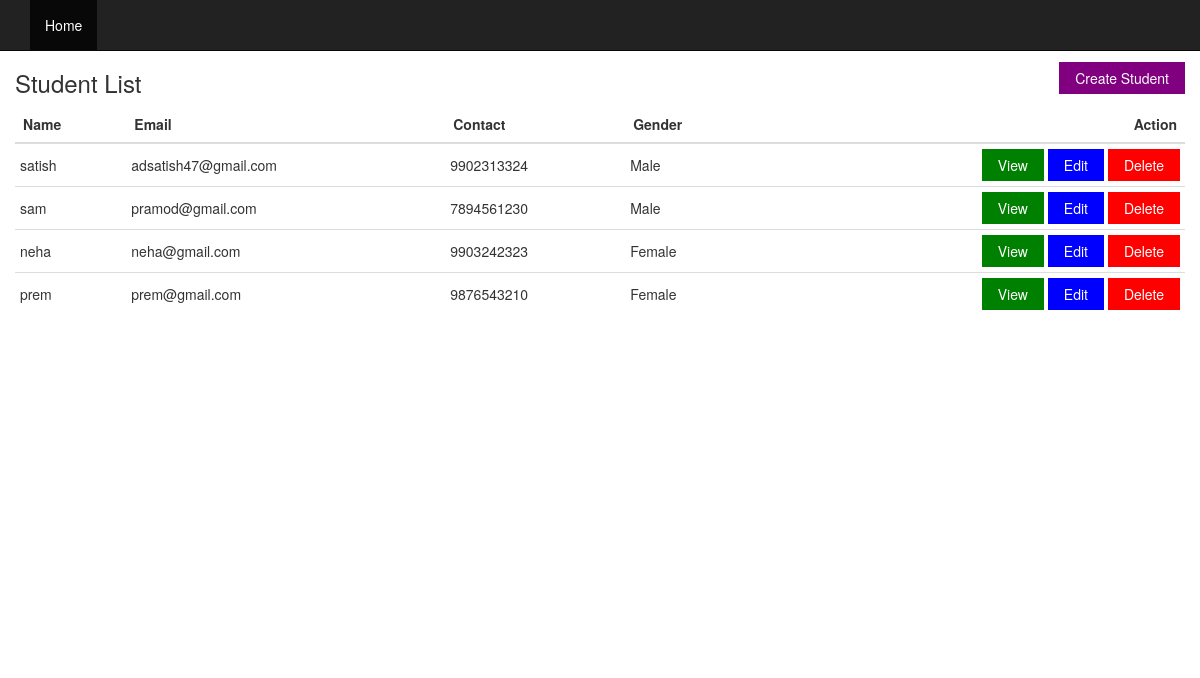
The page / on the database its author committed.
### tables this page shows
CREATE TABLE `students` (
  `student_id` int(11) NOT NULL,
  `student_name` varchar(100) NOT NULL,
  `email_address` varchar(100) NOT NULL,
  `contact` varchar(30) NOT NULL,
  `gender` varchar(15) NOT NULL,
  `country` varchar(50) NOT NULL,
  `datetime` datetime NOT NULL DEFAULT current_timestamp()
);

### class/student.php (called while the page is built, shortened)
<?php
class Student
{
    private $conn;
    function __construct() {
    $servername = "localhost";
    $dbname = "crud";
    $username = "root";
    $password = "";
    $conn = new mysqli($servername, $username, $password, $dbname);
      if ($conn->connect_error) {
        die("Connection failed: " . $conn->connect_error);
       }else{
        $this->conn=$conn;
       }
    }
    public function student_list(){
       $sql = "SELECT * FROM students ORDER BY student_id asc ";
       $result=  $this->conn->query($sql);
       return $result;
    }
}
?>

### index.php (the view, shortened to what this page needs)
<?php
include 'header.php';
$student_list = $student_obj->student_list();
?>
<div class="container " >
    <div class="row content">
        <a  href="create-student-info.php"  class="button button-purple mt-12 pull-right">Create Student</a>
        <h3>Student List</h3>
        <table class=" table  table-dark">
            <thead class="thead-dark">
                <tr>
                    <th >Name</th>
                    <th>Email</th>
                    <th>Contact</th>
                    <th>Gender</th>
                    <th class="text-right">Action</th>
                </tr>
            </thead>
            <tbody>
<?php
if ($student_list->num_rows > 0) {
  while ($row = $student_list->fetch_assoc()) {
     ?>
             <tr>
                <td><?php echo $row["student_name"] ?></td>
                <td><?php echo $row["email_address"] ?></td>
                <td><?php echo $row["contact"] ?></td>
                <td><?php echo $row["gender"] ?></td>
                <td class="text-right">
                     <a href="<?php echo 'read-student-info.php?id=' . $row["student_id"] ?>" class="button button-green">View</a>
                    <a  href="<?php echo 'update-student-info.php?id=' . $row["student_id"] ?>" class="button button-blue">Edit</a>
                      <a  href="<?php echo 'delete-student-info.php?id=' . $row["student_id"] ?>" class="button button-red">Delete</a>
                </td>
            </tr>
    <?php
    }
}
?>
           </tbody>
        </table>
    </div>
</div>
</body>
</html>

### header.php (shortened to what this page needs)
<!DOCTYPE html>
<html lang="en" >
    <head>
        <link rel="stylesheet" href="https://maxcdn.bootstrapcdn.com/bootstrap/3.3.7/css/bootstrap.min.css">
        <link rel="stylesheet" href="style.css">
    </head>
    <body >
        <?php
        include './class/student.php';
        $student_obj = new Student();
        ?>
        <nav class="navbar navbar-inverse navbar-fixed-top">
            <div class="container-fluid">
                <div class="navbar-header">
                    <a class="navbar-brand" href="#"></a>
                </div>
                <div class="collapse navbar-collapse" id="myNavbar">
                    <ul class="nav navbar-nav">
                        <li class="active"><a href="index.php">Home</a></li>
                    </ul>
                </div>
            </div>
        </nav>

### style.css (style rules this page uses)
body { padding-top: 50px; }
.navbar { margin-bottom: 0; border-radius: 0; }
.row.content { min-height:600px }
.table > tbody > tr > td { padding: 5px; vertical-align: middle; }
.button { border: none; color: white; padding: 6px 16px; text-align: center; text-decoration: none; display: inline-block; font-size: 14px; cursor: pointer; }
.button-blue { background-color: #0000FF; }
.button-red { background-color: #FF0000; }
.button-green { background-color: #008000; }
.button-purple { background-color: purple; }
.mt-12 { margin-top: 12px; }

### rows shown on the page
students: student_name "satish", email_address "adsatish47@gmail.com", contact "9902313324", gender "Male"
students: student_name "sam", email_address "pramod@gmail.com", contact "7894561230", gender "Male"
students: student_name "neha", email_address "neha@gmail.com", contact "9903242323", gender "Female"
students: student_name "prem", email_address "prem@gmail.com", contact "9876543210", gender "Female"
